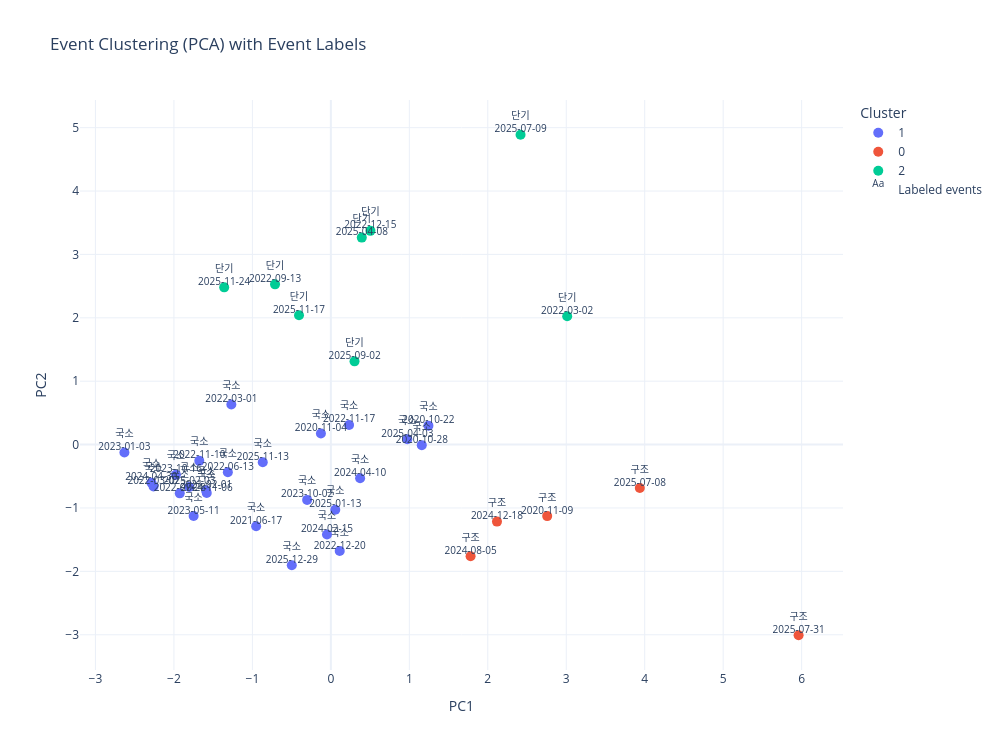

Notebook code cell kept with this figure:
### Code cell
import pandas as pd
import numpy as np
from pathlib import Path

from sklearn.cluster import KMeans
from sklearn.decomposition import PCA

import plotly.express as px
import plotly.graph_objects as go

# ============================================================
# Config
# ============================================================
BASE_DIR = Path("./")
INPUT_FILE = BASE_DIR / "event_representation_matrix_window0_scaled.csv"

N_CLUSTERS = 3
RANDOM_STATE = 42

# ============================================================
# 1. Load
# ============================================================
df = pd.read_csv(INPUT_FILE)
df["Date"] = pd.to_datetime(df["Date"])

feature_cols = [col for col in df.columns if col != "Date"]
X = df[feature_cols].values

print(f"[INFO] N events: {len(df)}")
print(f"[INFO] Features: {feature_cols}")

# ============================================================
# 2. KMeans Clustering
# ============================================================
kmeans = KMeans(
    n_clusters=N_CLUSTERS,
    random_state=RANDOM_STATE,
    n_init=20
)

labels = kmeans.fit_predict(X)
df["Cluster"] = labels.astype(str)

# ============================================================
# 3. PCA
# ============================================================
pca = PCA(n_components=2)
X_pca = pca.fit_transform(X)

df["PC1"] = X_pca[:, 0]
df["PC2"] = X_pca[:, 1]
df["Date_str"] = df["Date"].dt.strftime("%Y-%m-%d")

# ============================================================
# 4. Event metadata
# ============================================================
event_data = [
    # 구조 변화 event
    ("2020-11-09", "구조 변화", "코로나 백신 발표로 경기회복 기대, 금/은 안전자산 가격 급락"),
    ("2024-08-05", "구조 변화", "미국 경기둔화·침체 우려로 글로벌 위험자산 매도"),
    ("2024-12-18", "구조 변화", "Fed 정책결정 대기와 금리경로 재평가"),
    ("2025-07-08", "구조 변화", "트럼프의 구리 50% 관세 방침 발표"),
    ("2025-07-31", "구조 변화", "미국 정제동을 관세 대상에서 제외"),

    # 국소 변화 event
    ("2020-10-22", "국소 변화", "미국 경기지표 개선과 달러 반등으로 금·은 약세"),
    ("2020-10-28", "국소 변화", "유럽·미국의 코로나 재확산과 봉쇄 우려"),
    ("2020-11-04", "국소 변화", "미국 대선 개표"),
    ("2021-02-01", "국소 변화", "실버 스퀴즈 발생"),
    ("2021-06-17", "국소 변화", "FOMC 이후 달러 급등과 조기 긴축 기대 강화, 금·은·구리 동시 급락"),
    ("2022-03-01", "국소 변화", "러시아-우크라이나 전쟁 초기 충격"),
    ("2022-03-07", "국소 변화", "전쟁 충격 확대, LME 금속시장 전반 영향"),
    ("2022-06-13", "국소 변화", "미국 CPI 충격 직후, 인플레이션과 긴축 우려"),
    ("2022-07-28", "국소 변화", "recession fear"),
    ("2022-11-10", "국소 변화", "미국 CPI가 예상보다 낮게 나오며 Fed 속도조절 기대"),
    ("2022-11-17", "국소 변화", "달러 반등과 Fed 추가 긴축 발언으로 금 후퇴"),
    ("2022-12-20", "국소 변화", "중국 리오프닝 기대"),
    ("2023-01-03", "국소 변화", "중국 리오프닝과 달러 약세 기대"),
    ("2023-05-11", "국소 변화", "중국 수요 둔화·미국 부채한도 불안, 생성형 AI 인프라 투자 확대 기대"),
    ("2023-10-02", "국소 변화", "파나마 First Quantum 신규 광산계약 논의 중단"),
    ("2023-10-16", "국소 변화", "geopolitical safe-haven bid"),
    ("2024-02-15", "국소 변화", "미국 인플레이션·소매판매 지표로 rate cut 기대 흔들림"),
    ("2024-04-10", "국소 변화", "중국 경기지표 개선과 원료 부족 우려로 강세"),
    ("2024-04-30", "국소 변화", "AI·데이터센터가 2030년까지 구리 수요 100만 톤 추가 전망"),
    ("2024-11-06", "국소 변화", "미국 대선에서 트럼프 승리 확정"),
    ("2025-01-13", "국소 변화", "LME가 2022 니켈 위기 후 거래 회복 확인"),
    ("2025-02-03", "국소 변화", "무역불안에 따른 금 강세, 구조적 구리 수요 테마 명확"),
    ("2025-04-03", "국소 변화", "트럼프 공격적 관세 발표로 금·은 사상 최고치, 구리는 경기둔화 우려로 약세"),
    ("2025-11-13", "국소 변화", "미국 셧다운 종료와 더 비둘기파적 금리 기대 속 금·은 상승"),
    ("2025-12-29", "국소 변화", "금·은 급등 후 변동성 확대, 구리는 글로벌 공급부족 우려로 15년 만의 최대 연간 상승폭"),

    # 단기 충격 event
    ("2022-03-02", "단기 충격", "러-우 전쟁 초기, 안전자산 확대"),
    ("2022-09-13", "단기 충격", "미국 CPI 쇼크"),
    ("2022-12-15", "단기 충격", "Fed 금리 경로 경계 속에서도 중국 리오프닝 기대"),
    ("2025-04-08", "단기 충격", "미·중 무역갈등 재격화와 관세 불안, AI·DC 구리 수요 확대"),
    ("2025-07-09", "단기 충격", "트럼프의 구리 50% 관세 방침 발표"),
    ("2025-09-02", "단기 충격", "금·은 사상 최고권, 구리는 2개월 고점"),
    ("2025-11-17", "단기 충격", "중앙은행의 지속적 금 매수 전망"),
    ("2025-11-24", "단기 충격", "UBS의 구리 전망 상향"),
]

event_df = pd.DataFrame(event_data, columns=["Date_str", "Event_Type", "Event_Desc"])
event_df["Date"] = pd.to_datetime(event_df["Date_str"])

# 원본 df와 merge
df = df.merge(
    event_df[["Date", "Event_Type", "Event_Desc"]],
    on="Date",
    how="left"
)

# 라벨용 짧은 텍스트
event_type_short = {
    "구조 변화": "구조",
    "국소 변화": "국소",
    "단기 충격": "단기"
}

df["Event_Label"] = np.where(
    df["Event_Type"].notna(),
    df["Event_Type"].map(event_type_short) + "<br>" + df["Date_str"],
    ""
)

# hover용 텍스트
df["Event_Desc"] = df["Event_Desc"].fillna("")
df["Event_Type"] = df["Event_Type"].fillna("해당 없음")

# 라벨 표시 대상
event_points = df[df["Event_Label"] != ""].copy()

print(f"[INFO] Matched labeled events in data: {len(event_points)}")

# 데이터에 없는 이벤트 확인
missing_events = event_df.loc[~event_df["Date"].isin(df["Date"]), ["Date_str", "Event_Type", "Event_Desc"]]
if len(missing_events) > 0:
    print("[INFO] Events not found in PCA input data:")
    for _, row in missing_events.iterrows():
        print(f" - {row['Date_str']} | {row['Event_Type']} | {row['Event_Desc']}")

# ============================================================
# 5. Visualization
# ============================================================
fig = px.scatter(
    df,
    x="PC1",
    y="PC2",
    color="Cluster",
    hover_data={
        "Date_str": True,
        "Cluster": True,
        "Event_Type": True,
        "Event_Desc": True,
        "PC1": ':.4f',
        "PC2": ':.4f',
        "Date": False
    },
    title="Event Clustering (PCA) with Event Labels",
    width=1000,
    height=750
)

fig.update_traces(
    marker=dict(size=10),
    selector=dict(mode="markers")
)

fig.add_trace(
    go.Scatter(
        x=event_points["PC1"],
        y=event_points["PC2"],
        mode="text",   # markers 제거
        text=event_points["Event_Label"],
        textposition="top center",
        textfont=dict(size=10),
        name="Labeled events",
        customdata=np.stack(
            [
                event_points["Date_str"],
                event_points["Event_Type"],
                event_points["Event_Desc"]
            ],
            axis=-1
        ),
        hovertemplate=(
            "Date=%{customdata[0]}<br>"
            "Type=%{customdata[1]}<br>"
            "Desc=%{customdata[2]}<br>"
            "PC1=%{x:.4f}<br>"
            "PC2=%{y:.4f}<extra></extra>"
        )
    )
)

fig.update_layout(
    xaxis_title="PC1",
    yaxis_title="PC2",
    legend_title="Cluster",
    template="plotly_white"
)

fig.show()

### Figure 1 — Plotly figure (JSON) as saved in the notebook; plotly's stock layout.template omitted (floating-point values rounded to 4 significant figures)
{"data": [{"customdata": [["2020-10-22", "1", "국소 변화", "미국 경기지표 개선과 달러 반등으로 금·은 약세", "2020-10-22T00:00:00"], ["2020-10-28", "1", "국소 변화", "유럽·미국의 코로나 재확산과 봉쇄 우려", "2020-10-28T00:00:00"], ["2020-11-04", "1", "국소 변화", "미국 대선 개표", "2020-11-04T00:00:00"], ["2021-02-01", "1", "국소 변화", "실버 스퀴즈 발생", "2021-02-01T00:00:00"], ["2021-06-17", "1", "국소 변화", "FOMC 이후 달러 급등과 조기 긴축 기대 강화, 금·은·구리 동시 급락", "2021-06-17T00:00:00"], ["2022-03-01", "1", "국소 변화", "러시아-우크라이나 전쟁 초기 충격", "2022-03-01T00:00:00"], ["2022-03-07", "1", "국소 변화", "전쟁 충격 확대, LME 금속시장 전반 영향", "2022-03-07T00:00:00"], ["2022-06-13", "1", "국소 변화", "미국 CPI 충격 직후, 인플레이션과 긴축 우려", "2022-06-13T00:00:00"], ["2022-07-28", "1", "국소 변화", "recession fear", "2022-07-28T00:00:00"], ["2022-11-10", "1", "국소 변화", "미국 CPI가 예상보다 낮게 나오며 Fed 속도조절 기대", "2022-11-10T00:00:00"], ["2022-11-17", "1", "국소 변화", "달러 반등과 Fed 추가 긴축 발언으로 금 후퇴", "2022-11-17T00:00:00"], ["2022-12-20", "1", "국소 변화", "중국 리오프닝 기대", "2022-12-20T00:00:00"], ["2023-01-03", "1", "국소 변화", "중국 리오프닝과 달러 약세 기대", "2023-01-03T00:00:00"], ["2023-05-11", "1", "국소 변화", "중국 수요 둔화·미국 부채한도 불안, 생성형 AI 인프라 투자 확대 기대", "2023-05-11T00:00:00"], ["2023-10-02", "1", "국소 변화", "파나마 First Quantum 신규 광산계약 논의 중단", "2023-10-02T00:00:00"], ["2023-10-16", "1", "국소 변화", "geopolitical safe-haven bid", "2023-10-16T00:00:00"], ["2024-02-15", "1", "국소 변화", "미국 인플레이션·소매판매 지표로 rate cut 기대 흔들림", "2024-02-15T00:00:00"], ["2024-04-10", "1", "국소 변화", "중국 경기지표 개선과 원료 부족 우려로 강세", "2024-04-10T00:00:00"], ["2024-04-30", "1", "국소 변화", "AI·데이터센터가 2030년까지 구리 수요 100만 톤 추가 전망", "2024-04-30T00:00:00"], ["2024-11-06", "1", "국소 변화", "미국 대선에서 트럼프 승리 확정", "2024-11-06T00:00:00"], ["2025-01-13", "1", "국소 변화", "LME가 2022 니켈 위기 후 거래 회복 확인", "2025-01-13T00:00:00"], ["2025-02-03", "1", "국소 변화", "무역불안에 따른 금 강세, 구조적 구리 수요 테마 명확", "2025-02-03T00:00:00"], ["2025-04-03", "1", "국소 변화", "트럼프 공격적 관세 발표로 금·은 사상 최고치, 구리는 경기둔화 우려로 약세", "2025-04-03T00:00:00"], ["2025-11-13", "1", "국소 변화", "미국 셧다운 종료와 더 비둘기파적 금리 기대 속 금·은 상승", "2025-11-13T00:00:00"], ["2025-12-29", "1", "국소 변화", "금·은 급등 후 변동성 확대, 구리는 글로벌 공급부족 우려로 15년 만의 최대 연간 상승폭", "2025-12-29T00:00:00"]], "hovertemplate": "Cluster=%{customdata[1]}<br>PC1=%{x:.4f}<br>PC2=%{y:.4f}<br>Date_str=%{customdata[0]}<br>Event_Type=%{customdata[2]}<br>Event_Desc=%{customdata[3]}<extra></extra>", "legendgroup": "1", "marker": {"color": "#636efa", "size": 10, "symbol": "circle"}, "mode": "markers", "name": "1", "orientation": "v", "showlegend": true, "type": "scatter", "x": [1.243, 1.159, -0.1266, -1.591, -0.9524, -1.268, -2.26, -1.313, -1.926, -1.677, 0.2324, 0.113, -2.631, -1.749, -0.3023, -1.974, -0.04933, 0.3729, -2.287, -1.582, 0.05638, -1.805, 0.9745, -0.8678, -0.4978], "xaxis": "x", "y": [0.299, -0.008644, 0.1762, -0.7206, -1.288, 0.6316, -0.661, -0.4362, -0.7694, -0.2565, 0.3099, -1.68, -0.1239, -1.127, -0.8728, -0.4777, -1.418, -0.5299, -0.6015, -0.7645, -1.029, -0.6685, 0.08519, -0.278, -1.904], "yaxis": "y"}, {"customdata": [["2020-11-09", "0", "구조 변화", "코로나 백신 발표로 경기회복 기대, 금/은 안전자산 가격 급락", "2020-11-09T00:00:00"], ["2024-08-05", "0", "구조 변화", "미국 경기둔화·침체 우려로 글로벌 위험자산 매도", "2024-08-05T00:00:00"], ["2024-12-18", "0", "구조 변화", "Fed 정책결정 대기와 금리경로 재평가", "2024-12-18T00:00:00"], ["2025-07-08", "0", "구조 변화", "트럼프의 구리 50% 관세 방침 발표", "2025-07-08T00:00:00"], ["2025-07-31", "0", "구조 변화", "미국 정제동을 관세 대상에서 제외", "2025-07-31T00:00:00"]], "hovertemplate": "Cluster=%{customdata[1]}<br>PC1=%{x:.4f}<br>PC2=%{y:.4f}<br>Date_str=%{customdata[0]}<br>Event_Type=%{customdata[2]}<br>Event_Desc=%{customdata[3]}<extra></extra>", "legendgroup": "0", "marker": {"color": "#EF553B", "size": 10, "symbol": "circle"}, "mode": "markers", "name": "0", "orientation": "v", "showlegend": true, "type": "scatter", "x": [2.757, 1.781, 2.117, 3.937, 5.961], "xaxis": "x", "y": [-1.128, -1.762, -1.215, -0.686, -3.008], "yaxis": "y"}, {"customdata": [["2022-03-02", "2", "단기 충격", "러-우 전쟁 초기, 안전자산 확대", "2022-03-02T00:00:00"], ["2022-09-13", "2", "단기 충격", "미국 CPI 쇼크", "2022-09-13T00:00:00"], ["2022-12-15", "2", "단기 충격", "Fed 금리 경로 경계 속에서도 중국 리오프닝 기대", "2022-12-15T00:00:00"], ["2025-04-08", "2", "단기 충격", "미·중 무역갈등 재격화와 관세 불안, AI·DC 구리 수요 확대", "2025-04-08T00:00:00"], ["2025-07-09", "2", "단기 충격", "트럼프의 구리 50% 관세 방침 발표", "2025-07-09T00:00:00"], ["2025-09-02", "2", "단기 충격", "금·은 사상 최고권, 구리는 2개월 고점", "2025-09-02T00:00:00"], ["2025-11-17", "2", "단기 충격", "중앙은행의 지속적 금 매수 전망", "2025-11-17T00:00:00"], ["2025-11-24", "2", "단기 충격", "UBS의 구리 전망 상향", "2025-11-24T00:00:00"]], "hovertemplate": "Cluster=%{customdata[1]}<br>PC1=%{x:.4f}<br>PC2=%{y:.4f}<br>Date_str=%{customdata[0]}<br>Event_Type=%{customdata[2]}<br>Event_Desc=%{customdata[3]}<extra></extra>", "legendgroup": "2", "marker": {"color": "#00cc96", "size": 10, "symbol": "circle"}, "mode": "markers", "name": "2", "orientation": "v", "showlegend": true, "type": "scatter", "x": [3.012, -0.7115, 0.5043, 0.3941, 2.418, 0.3016, -0.4059, -1.359], "xaxis": "x", "y": [2.024, 2.528, 3.372, 3.265, 4.888, 1.313, 2.041, 2.481], "yaxis": "y"}, {"customdata": [["2020-10-22", "국소 변화", "미국 경기지표 개선과 달러 반등으로 금·은 약세"], ["2020-10-28", "국소 변화", "유럽·미국의 코로나 재확산과 봉쇄 우려"], ["2020-11-04", "국소 변화", "미국 대선 개표"], ["2020-11-09", "구조 변화", "코로나 백신 발표로 경기회복 기대, 금/은 안전자산 가격 급락"], ["2021-02-01", "국소 변화", "실버 스퀴즈 발생"], ["2021-06-17", "국소 변화", "FOMC 이후 달러 급등과 조기 긴축 기대 강화, 금·은·구리 동시 급락"], ["2022-03-01", "국소 변화", "러시아-우크라이나 전쟁 초기 충격"], ["2022-03-02", "단기 충격", "러-우 전쟁 초기, 안전자산 확대"], ["2022-03-07", "국소 변화", "전쟁 충격 확대, LME 금속시장 전반 영향"], ["2022-06-13", "국소 변화", "미국 CPI 충격 직후, 인플레이션과 긴축 우려"], ["2022-07-28", "국소 변화", "recession fear"], ["2022-09-13", "단기 충격", "미국 CPI 쇼크"], ["2022-11-10", "국소 변화", "미국 CPI가 예상보다 낮게 나오며 Fed 속도조절 기대"], ["2022-11-17", "국소 변화", "달러 반등과 Fed 추가 긴축 발언으로 금 후퇴"], ["2022-12-15", "단기 충격", "Fed 금리 경로 경계 속에서도 중국 리오프닝 기대"], ["2022-12-20", "국소 변화", "중국 리오프닝 기대"], ["2023-01-03", "국소 변화", "중국 리오프닝과 달러 약세 기대"], ["2023-05-11", "국소 변화", "중국 수요 둔화·미국 부채한도 불안, 생성형 AI 인프라 투자 확대 기대"], ["2023-10-02", "국소 변화", "파나마 First Quantum 신규 광산계약 논의 중단"], ["2023-10-16", "국소 변화", "geopolitical safe-haven bid"], ["2024-02-15", "국소 변화", "미국 인플레이션·소매판매 지표로 rate cut 기대 흔들림"], ["2024-04-10", "국소 변화", "중국 경기지표 개선과 원료 부족 우려로 강세"], ["2024-04-30", "국소 변화", "AI·데이터센터가 2030년까지 구리 수요 100만 톤 추가 전망"], ["2024-08-05", "구조 변화", "미국 경기둔화·침체 우려로 글로벌 위험자산 매도"], ["2024-11-06", "국소 변화", "미국 대선에서 트럼프 승리 확정"], ["2024-12-18", "구조 변화", "Fed 정책결정 대기와 금리경로 재평가"], ["2025-01-13", "국소 변화", "LME가 2022 니켈 위기 후 거래 회복 확인"], ["2025-02-03", "국소 변화", "무역불안에 따른 금 강세, 구조적 구리 수요 테마 명확"], ["2025-04-03", "국소 변화", "트럼프 공격적 관세 발표로 금·은 사상 최고치, 구리는 경기둔화 우려로 약세"], ["2025-04-08", "단기 충격", "미·중 무역갈등 재격화와 관세 불안, AI·DC 구리 수요 확대"], ["2025-07-08", "구조 변화", "트럼프의 구리 50% 관세 방침 발표"], ["2025-07-09", "단기 충격", "트럼프의 구리 50% 관세 방침 발표"], ["2025-07-31", "구조 변화", "미국 정제동을 관세 대상에서 제외"], ["2025-09-02", "단기 충격", "금·은 사상 최고권, 구리는 2개월 고점"], ["2025-11-13", "국소 변화", "미국 셧다운 종료와 더 비둘기파적 금리 기대 속 금·은 상승"], ["2025-11-17", "단기 충격", "중앙은행의 지속적 금 매수 전망"], ["2025-11-24", "단기 충격", "UBS의 구리 전망 상향"], ["2025-12-29", "국소 변화", "금·은 급등 후 변동성 확대, 구리는 글로벌 공급부족 우려로 15년 만의 최대 연간 상승폭"]], "hovertemplate": "Date=%{customdata[0]}<br>Type=%{customdata[1]}<br>Desc=%{customdata[2]}<br>PC1=%{x:.4f}<br>PC2=%{y:.4f}<extra></extra>", "mode": "text", "name": "Labeled events", "text": ["국소<br>2020-10-22", "국소<br>2020-10-28", "국소<br>2020-11-04", "구조<br>2020-11-09", "국소<br>2021-02-01", "국소<br>2021-06-17", "국소<br>2022-03-01", "단기<br>2022-03-02", "국소<br>2022-03-07", "국소<br>2022-06-13", "국소<br>2022-07-28", "단기<br>2022-09-13", "국소<br>2022-11-10", "국소<br>2022-11-17", "단기<br>2022-12-15", "국소<br>2022-12-20", "국소<br>2023-01-03", "국소<br>2023-05-11", "국소<br>2023-10-02", "국소<br>2023-10-16", "국소<br>2024-02-15", "국소<br>2024-04-10", "국소<br>2024-04-30", "구조<br>2024-08-05", "국소<br>2024-11-06", "구조<br>2024-12-18", "국소<br>2025-01-13", "국소<br>2025-02-03", "국소<br>2025-04-03", "단기<br>2025-04-08", "구조<br>2025-07-08", "단기<br>2025-07-09", "구조<br>2025-07-31", "단기<br>2025-09-02", "국소<br>2025-11-13", "단기<br>2025-11-17", "단기<br>2025-11-24", "국소<br>2025-12-29"], "textfont": {"size": 10}, "textposition": "top center", "type": "scatter", "x": [1.243, 1.159, -0.1266, 2.757, -1.591, -0.9524, -1.268, 3.012, -2.26, -1.313, -1.926, -0.7115, -1.677, 0.2324, 0.5043, 0.113, -2.631, -1.749, -0.3023, -1.974, -0.04933, 0.3729, -2.287, 1.781, -1.582, 2.117, 0.05638, -1.805, 0.9745, 0.3941, 3.937, 2.418, 5.961, 0.3016, -0.8678, -0.4059, -1.359, -0.4978], "y": [0.299, -0.008644, 0.1762, -1.128, -0.7206, -1.288, 0.6316, 2.024, -0.661, -0.4362, -0.7694, 2.528, -0.2565, 0.3099, 3.372, -1.68, -0.1239, -1.127, -0.8728, -0.4777, -1.418, -0.5299, -0.6015, -1.762, -0.7645, -1.215, -1.029, -0.6685, 0.08519, 3.265, -0.686, 4.888, -3.008, 1.313, -0.278, 2.041, 2.481, -1.904]}], "layout": {"height": 750, "legend": {"title": {"text": "Cluster"}, "tracegroupgap": 0}, "title": {"text": "Event Clustering (PCA) with Event Labels"}, "width": 1000, "xaxis": {"anchor": "y", "domain": [0, 1], "title": {"text": "PC1"}}, "yaxis": {"anchor": "x", "domain": [0, 1], "title": {"text": "PC2"}}}}
